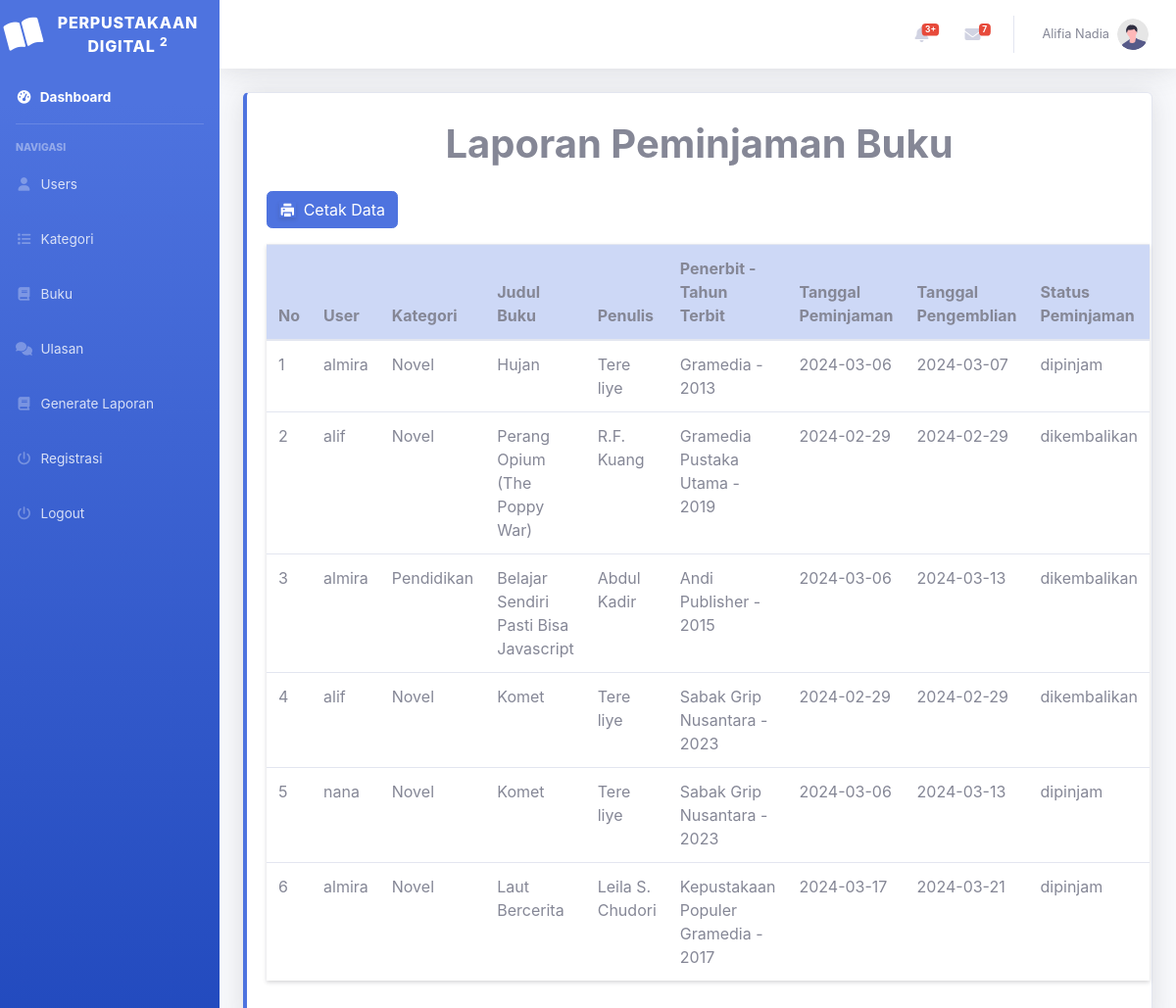
Screenshot of /apk_perpustakaan_digital/index.php?page=laporan (signed in) with the database file from the repository.
### tables this page shows
CREATE TABLE `peminjaman` (
  `id_peminjaman` int(11) NOT NULL,
  `id_user` int(11) NOT NULL,
  `id_buku` int(11) NOT NULL,
  `tgl_pinjam` date NOT NULL,
  `tgl_pengembalian` date NOT NULL,
  `status_pinjam` varchar(150) NOT NULL
);

CREATE TABLE `user` (
  `id_user` int(11) NOT NULL,
  `role` enum('admin','petugas','peminjam') NOT NULL,
  `username` varchar(100) NOT NULL,
  `password` varchar(100) NOT NULL,
  `email` varchar(100) NOT NULL,
  `nama_lengkap` varchar(100) NOT NULL,
  `alamat` text NOT NULL,
  `telepon` int(13) NOT NULL
);

CREATE TABLE `kategori_buku` (
  `id_kategori` int(11) NOT NULL,
  `nama_kategori` varchar(100) NOT NULL
);

CREATE TABLE `buku` (
  `id_buku` int(11) NOT NULL,
  `id_kategori` int(11) NOT NULL,
  `foto` varchar(100) NOT NULL,
  `judul` varchar(100) NOT NULL,
  `penulis` varchar(100) NOT NULL,
  `penerbit` varchar(100) NOT NULL,
  `tahun_terbit` int(11) NOT NULL,
  `deskripsi` varchar(255) NOT NULL
);

### apk_perpustakaan_digital/laporan.php (the view, shortened to what this page needs)
<head>
    <link rel="stylesheet" href="https://cdn.datatables.net/1.13.4/css/dataTables.bootstrap5.min.css" />
    <link rel="stylesheet" href="https://cdn.datatables.net/2.0.1/css/dataTables.dataTables.css">
</head>
<div class="container-fluid">
    <div class="card border-left-primary shadow h-100 py-2">
        <div class="card-body">
            <h1 class="justify-content-center d-flex text-capitalize"><b><?php echo ($_SESSION['role'] != 'peminjam') ? 'Laporan peminjaman buku' : 'Laporan peminjaman buku ' . $_SESSION['username']; ?></b></h1>
            <div class="row">
                <div class="col-md-12">
                    <a href="cetak.php" target="_blank" class="btn btn-primary my-3"><i class="ri-printer-fill mr-2 shadow-sm"></i>Cetak Data</a>
                    <table id="example" class="table shadow-sm table-hover" style="width:100%">
                        <thead>
                        <tr>
                            <th class="table-primary">No</th>
                            <?php if ($_SESSION['role'] != 'peminjam') { ?>
                                <th class="table-primary">User</th>
                            <?php } ?>
                            <th class="table-primary">Kategori</th>
                            <th class="table-primary">Judul Buku</th>
                            <th class="table-primary">Penulis</th>
                            <th class="table-primary">Penerbit - Tahun Terbit</th>
                            <th class="table-primary">Tanggal Peminjaman</th>
                            <th class="table-primary">Tanggal Pengemblian</th>
                            <th class="table-primary">Status Peminjaman</th>
                        </tr>
                        </thead>
                        <?php
                        $no = 0;
                        $query = mysqli_query($conn, "SELECT * FROM peminjaman as pj LEFT JOIN user ON user.id_user = pj.id_user LEFT JOIN buku ON buku.id_buku = pj.id_buku LEFT JOIN kategori_buku as katbuk ON katbuk.id_kategori = buku.id_kategori");
                        while ($data = mysqli_fetch_array($query)) {
                        ?>
                            <tr>
                                <td><?php echo ++$no; ?></td>
                                <?php if ($_SESSION['role'] != 'peminjam') { ?>
                                    <td><?php echo $data['username'] ?></td>
                                <?php } ?>
                                <td><?php echo $data['nama_kategori'] ?></td>
                                <td><?php echo $data['judul'] ?></td>
                                <td><?php echo $data['penulis'] ?></td>
                                <td><?php echo $data['penerbit'] ?> - <?php echo $data['tahun_terbit'] ?></td>
                                <td><?php echo $data['tgl_pinjam'] ?></td>
                                <td><?php echo $data['tgl_pengembalian'] ?></td>
                                <td><?php echo $data['status_pinjam'] ?></td>
                            </tr>
                        <?php } ?>
                    </table>
                </div>
            </div>
        </div>
    </div>
</div>

### rows the page displays
peminjaman: id_user.username "almira", kategori_buku.nama_kategori "Novel", id_buku.judul "Hujan", id_buku.penulis "Tere liye", id_buku.penerbit "Gramedia", id_buku.tahun_terbit "2013", tgl_pinjam "2024-03-06", tgl_pengembalian "2024-03-07", status_pinjam "dipinjam"
peminjaman: id_user.username "alif", kategori_buku.nama_kategori "Novel", id_buku.judul "Perang Opium (The Poppy War)", id_buku.penulis "R.F. Kuang", id_buku.penerbit "Gramedia Pustaka Utama", id_buku.tahun_terbit "2019", tgl_pinjam "2024-02-29", tgl_pengembalian "2024-02-29", status_pinjam "dikembalikan"
peminjaman: id_user.username "almira", kategori_buku.nama_kategori "Pendidikan", id_buku.judul "Belajar Sendiri Pasti Bisa Javascript", id_buku.penulis "Abdul Kadir", id_buku.penerbit "Andi Publisher", id_buku.tahun_terbit "2015", tgl_pinjam "2024-03-06", tgl_pengembalian "2024-03-13", status_pinjam "dikembalikan"
peminjaman: id_user.username "alif", kategori_buku.nama_kategori "Novel", id_buku.judul "Komet", id_buku.penulis "Tere liye", id_buku.penerbit "Sabak Grip Nusantara", id_buku.tahun_terbit "2023", tgl_pinjam "2024-02-29", tgl_pengembalian "2024-02-29", status_pinjam "dikembalikan"
peminjaman: id_user.username "nana", kategori_buku.nama_kategori "Novel", id_buku.judul "Komet", id_buku.penulis "Tere liye", id_buku.penerbit "Sabak Grip Nusantara", id_buku.tahun_terbit "2023", tgl_pinjam "2024-03-06", tgl_pengembalian "2024-03-13", status_pinjam "dipinjam"
peminjaman: id_user.username "almira", kategori_buku.nama_kategori "Novel", id_buku.judul "Laut Bercerita", id_buku.penulis "Leila S. Chudori", id_buku.penerbit "Kepustakaan Populer Gramedia", id_buku.tahun_terbit "2017", tgl_pinjam "2024-03-17", tgl_pengembalian "2024-03-21", status_pinjam "dipinjam"

### other values shown
$_SESSION['nama_lengkap'] "Alifia Nadia"
